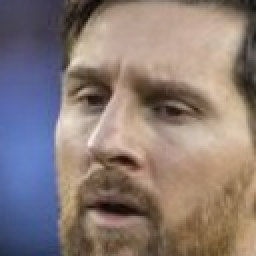
#> input picture dataset/lionel_messi/1211643746.jpg.0.jpg, 128 x 128 px (shown 2 times larger); its folder holds only this picture in this run
$ python train_lbph.py
#> lines starting #> are read from the running program, lines starting #| are printed output that depends on the picture
import cv2
import os
import numpy as np
import joblib

DATASET_DIR = "dataset"
MODEL_DIR = "model"

os.makedirs(MODEL_DIR, exist_ok=True)

recognizer = cv2.face.LBPHFaceRecognizer_create()

faces = []
labels = []
label_map = {}

current_label = 0

print("🔁 Training LBPH model...")

for person in os.listdir(DATASET_DIR):
    person_path = os.path.join(DATASET_DIR, person)
    if not os.path.isdir(person_path):
        continue

    label_map[current_label] = person

    for img_name in os.listdir(person_path):
        img_path = os.path.join(person_path, img_name)
        img = cv2.imread(img_path, cv2.IMREAD_GRAYSCALE)
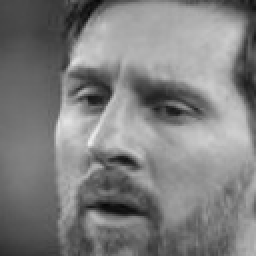
#> img: shape (128, 128) (shown 2 times larger); min 8, max 235, mean 126.6

        if img is None:
            continue

        img = cv2.resize(img, (90, 90))
#> img: shape (90, 90)
        faces.append(img)
        labels.append(current_label)

    current_label += 1
#> pass 2 of the loop `for person in os.listdir(DATASET_DIR):`:
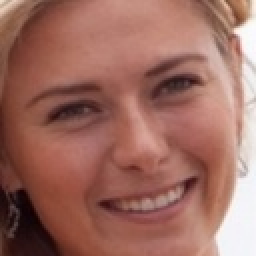
#> input picture dataset/maria_sharapova/1368843.jpg, 128 x 128 px (shown 2 times larger)
#> `img = cv2.imread(img_path, cv2.IMREAD_GRAYSCALE)`:
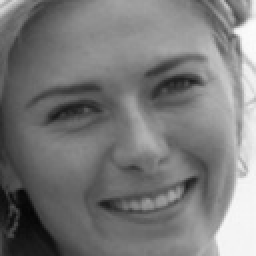
#> img: shape (128, 128) (shown 2 times larger); min 5, max 252, mean 121.3

faces = np.array(faces)
labels = np.array(labels)

recognizer.train(faces, labels)

# Save model
recognizer.save(os.path.join(MODEL_DIR, "lbph_model.xml"))
joblib.dump(label_map, os.path.join(MODEL_DIR, "label_map.pkl"))

print("✅ LBPH model trained successfully")
print("📌 Labels:", label_map)
